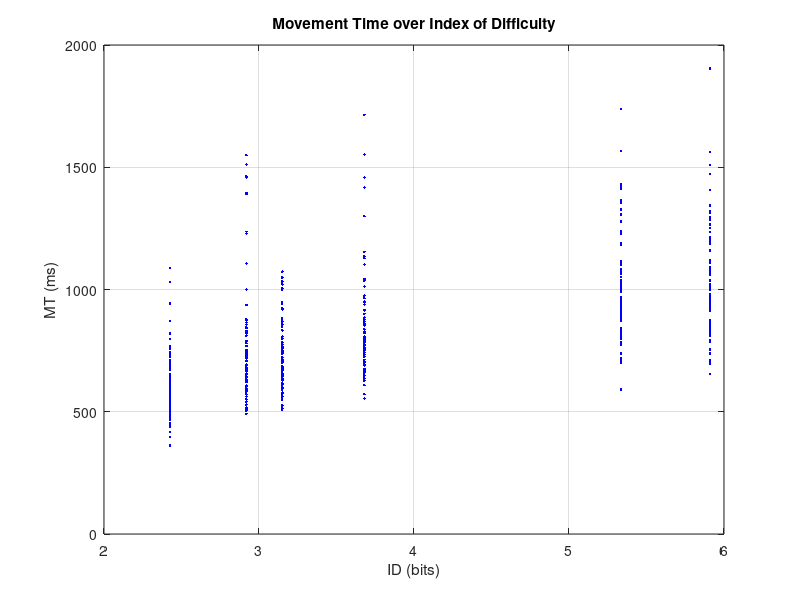
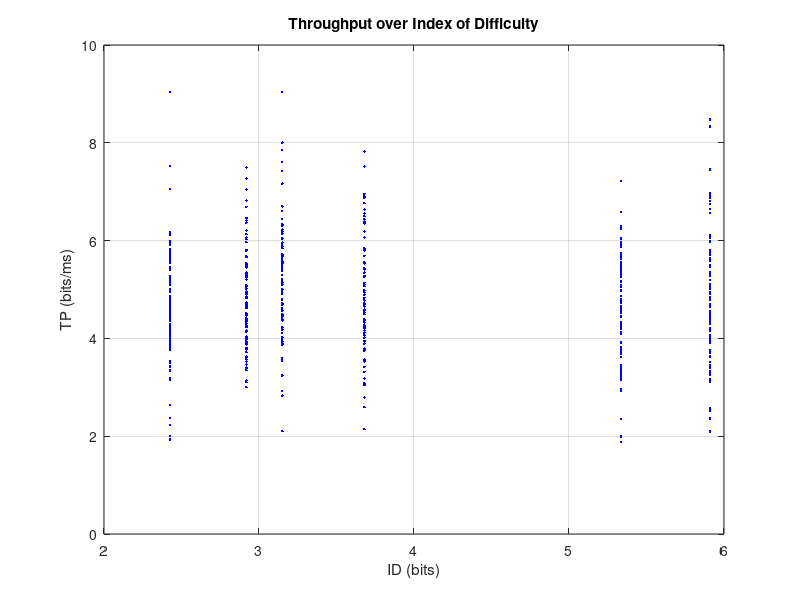
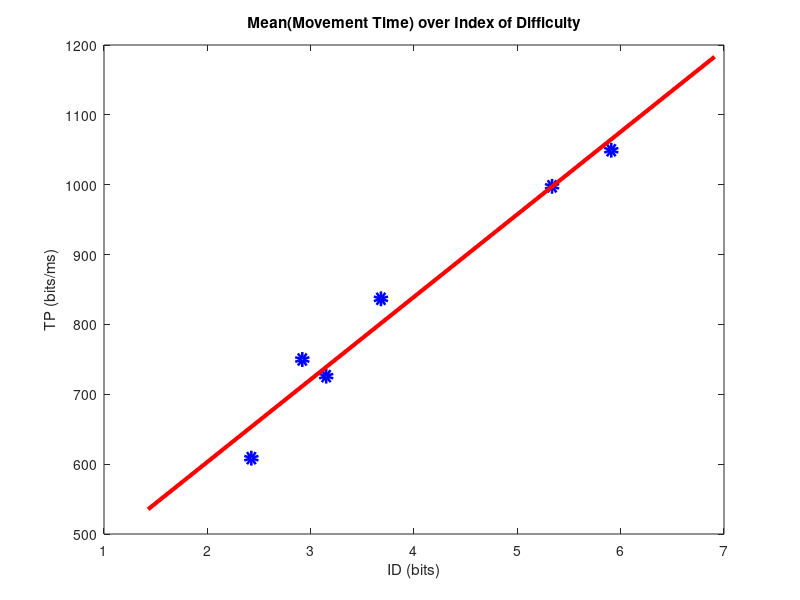

Write the MATLAB code that produced these figures, in order.
clear all; close all; warning off; clc;


load clk_ammu.mat;
ID = data(:, 4);
ID = floor(ID*1000)/1000;
MT = data(:, 5);
D = data(:, 3);
TP = data(:,6);
W = data(:, 2);
UID = unique(ID);
UMT = []; UTP = [];
for i=1:length(UID)
    inds = find(ID==UID(i));
    MT(inds) = MT(inds);
    UMT = [UMT; mean(MT(inds))];
    UTP = [UMT; mean(TP(inds))];
end


randInds = randperm(length(ID));
ID = ID(randInds);
MT = MT(randInds);
coeffs = polyfit(ID, MT, 1);
save ('coeffs.mat', 'coeffs');

figure;
plot(ID, MT, 'b.', 'LineWidth', 5); grid on;
title('Movement Time over Index of Difficulty'); xlabel('ID (bits)'); ylabel('MT (ms)');
figure;
plot(ID, TP, 'b.', 'LineWidth', 5); grid on;
title('Throughput over Index of Difficulty'); xlabel('ID (bits)'); ylabel('TP (bits/ms)');
save ('coeffs.mat', 'coeffs');
figure; plot(UID, UMT, 'bo', 'LineWidth', 5);
title('Mean(Movement Time) over Index of Difficulty'); xlabel('ID (bits)'); ylabel('TP (bits/ms)');
hold on;
lineCoords = [min(UID)-1 polyval(coeffs, min(UID)-1); max(UID)+1 polyval(coeffs, max(UID)+1)];
plot(lineCoords(:,1), lineCoords(:,2), 'r-', 'LineWidth', 3);
